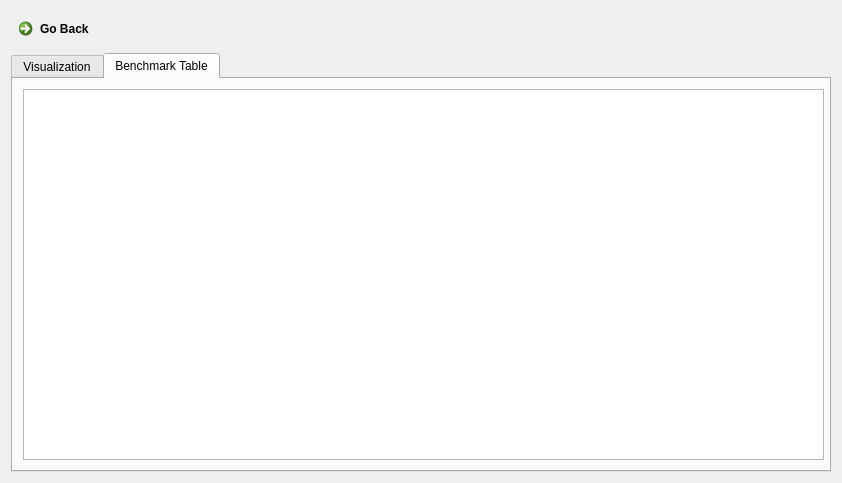
<?xml version="1.0" encoding="UTF-8"?>
<ui version="4.0">
 <class>message_box</class>
 <widget class="QDialog" name="message_box">
  <property name="geometry">
   <rect>
    <x>0</x>
    <y>0</y>
    <width>842</width>
    <height>483</height>
   </rect>
  </property>
  <property name="windowTitle">
   <string>Dialog</string>
  </property>
  <layout class="QGridLayout" name="gridLayout">
   <item row="1" column="0">
    <widget class="QTabWidget" name="tabWidget">
     <property name="currentIndex">
      <number>1</number>
     </property>
     <widget class="QWidget" name="tab">
      <attribute name="title">
       <string>Visualization</string>
      </attribute>
     </widget>
     <widget class="QWidget" name="tab_2">
      <attribute name="title">
       <string>Benchmark Table</string>
      </attribute>
      <widget class="QTableView" name="tableView">
       <property name="geometry">
        <rect>
         <x>10</x>
         <y>10</y>
         <width>801</width>
         <height>371</height>
        </rect>
       </property>
      </widget>
     </widget>
    </widget>
   </item>
   <item row="0" column="0">
    <widget class="QCommandLinkButton" name="goback">
     <property name="text">
      <string>Go Back</string>
     </property>
    </widget>
   </item>
  </layout>
 </widget>
 <resources/>
 <connections/>
</ui>
